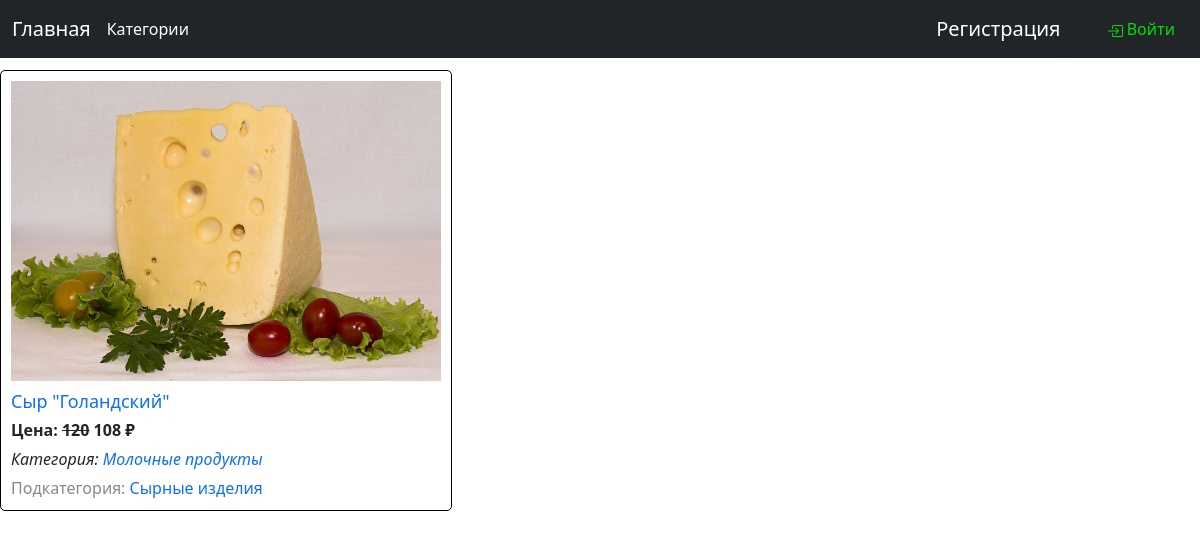
The app's page /category/syrnye-izdeliya with its own data.
### products/models.py (models this page shows, shortened)
class Product(models.Model):
    title = models.CharField(max_length=256, unique=True, verbose_name='Название')
    slug = models.SlugField()
    price = models.PositiveIntegerField(verbose_name='Цена')
    photos = models.ManyToManyField(ProductPhoto, related_name='product', verbose_name='Фотографии')
    subcategory = models.ForeignKey('SubCategory', on_delete=models.PROTECT, related_name='product', verbose_name='Подкатегория')
    discount = models.DecimalField(default=0, decimal_places=2, max_digits=4, verbose_name='Скидка')
    showing = models.BooleanField(default=True, verbose_name='Отображать?')
    objects = CustomProductManager()
    def price_with_discount(self) -> int:
        ans = round(self.price - (self.price * (self.discount/100)))
        return ans
    def get_absolute_url(self):
        return reverse('detail', kwargs={'slug': self.slug})
    class Meta:
        verbose_name = 'Продукт'
        verbose_name_plural = 'Продукты'

class ProductPhoto(models.Model):
    product_photo = models.ImageField(upload_to='products/img/')
    class Meta:
        verbose_name = 'Фото продукта'
        verbose_name_plural = 'Фотографии продуктов'

class SubCategory(models.Model):
    title = models.CharField(max_length=64, unique=True, verbose_name='Название')
    slug = models.SlugField()
    image = models.ImageField(upload_to='products/img/', verbose_name='Изображение')
    category = models.ForeignKey(Category, on_delete=models.CASCADE, related_name='subcategories', verbose_name='Категория')
    def get_absolute_url(self):
        return reverse('products_in_category', kwargs={'slug': self.slug})
    def __str__(self):
        return self.title
    class Meta:
        verbose_name = 'Подкатегория'
        verbose_name_plural = 'Подкатегории'

class Category(models.Model):
    title = models.CharField(max_length=64, unique=True, verbose_name='Название')
    slug = models.SlugField()
    image = models.ImageField(upload_to='products/img/', verbose_name='Изображение')
    def get_absolute_url(self):
        return reverse('products_in_category', kwargs={'slug': self.slug})
    def __str__(self):
        return self.title
    class Meta:
        verbose_name = 'Категория'
        verbose_name_plural = 'Категории'

### products/views.py (the view)
# urls.py: path('category/<slug:slug>', views.ProductInCategoryView.as_view(), name='products_in_category'),
class ProductInCategoryView(ListView, FormView):
    template_name = 'products/main_page.html'
    context_object_name = 'product'
    form_class = UserLoginForm
    paginate_by = 2
    def get_queryset(self):
        slug = self.kwargs['slug']
        queryset = models.Product.objects.showing_products().select_related('subcategory').filter(
            Q(subcategory__slug=slug) | Q(subcategory__category__slug=slug)
        ).order_by('id')
        if queryset:
            return queryset
        else:
            raise Http404('Такой категории не существует')

### products/models.py (called while the page is built)
    def showing_products(self):
        return self.get_queryset().filter(showing=True)

### user_profile/templatetags/tags.py (called while the page is built)
@register.simple_tag(name='get_count')
def get_count(request=None, slug=''):
    try:
        user_session = request.session
        return user_session['products'][slug]['count']
    except:
        return 0

### products/templates/products/main_page.html (shortened to what this page needs)
{% load tags %}
{% load static %}
<!DOCTYPE html>
<html lang="ru">
<head>
     <link href="https://cdn.jsdelivr.net/npm/bootstrap@5.3.0-alpha1/dist/css/bootstrap.min.css" rel="stylesheet">
</head>
<body>
{% include "products/navbar.html" %}
{% include "products/product.html" %}
</body>
</html>

### products/templates/products/product.html (shortened to what this page needs)
{% load static %}
{% load tags %}
<link rel="stylesheet" href="{% static 'css/style.css' %}">
<div class="row">
  {% for item in product %}
  <div class="column">
    <div class="product-card">
      <img src="{{ item.photos.first.product_photo.url }}" width="200px" height="70px">
      <a href="{{ item.get_absolute_url }}"><h3>{{ item.title }}</h3></a>
        {% if item.discount == 0.00 %}
            <div class="price">Цена: {{ item.price }} ₽
        {% else %}
            <div class="price">Цена: <del>{{ item.price }}</del> {{ item.price_with_discount }}  ₽
        {% endif %}
            </div>
      <div class="category">
        Категория: <a href="{{ item.subcategory.category.get_absolute_url }}">{{ item.subcategory.category }}</a>
      </div>
      <div class="subcategory">Подкатегория:
        <a href="{{ item.subcategory.get_absolute_url }}">{{ item.subcategory }}</a>
      </div>
    </div>
  </div>
  {% endfor %}
</div>

### static/css/style.css (style rules this page uses)
.row { display: flex; justify-content: space-between; margin-bottom: 1.5%; margin-top: 1%; }
.column { flex-basis: calc(33% - 1.5%); margin-right: 1.5%; }
.product-card { width: 100%; border: 1px solid black; border-radius: 5px; padding: 10px; margin-bottom: 20px; }
.product-card h3 { font-size: 18px; margin-bottom: 5px; }
.product-card .price { font-weight: bold; margin-bottom: 5px; }
.product-card .category { font-style: italic; margin-bottom: 5px; }
.product-card .subcategory { color: #888; }
.product-card img { width: 430px; height: 300px; object-fit: cover; margin-bottom: 10px; }
a { text-decoration: none; }

### records on screen
Product: photos.first.product_photo (picture), title "Сыр \"Голандский\"", price "120", price_with_discount "108", subcategory.category "Молочные продукты", subcategory "Сырные изделия"
